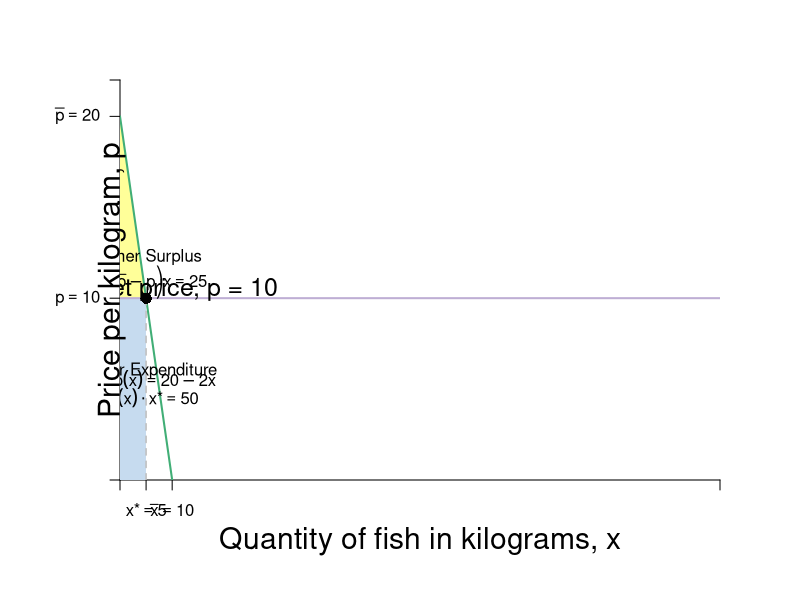

This chart was generated by the following R code:
require(shape)
pdf(file = "indmarketdemand/consumersurplus_jane.pdf", width = 9, height = 7)

#Set parameters for graphics
pointsize <- 1.8
axislabelsize <- 1.8
labelsize <- 1.5
namesize <- 1.8
annotatesize <- 1.5
graphlinewidth <- 2
segmentlinewidth <- 1.5


COL <- c("#7fc97f", "#beaed4", "#fdc086", "#ffff99", "#386cb0", "#f0027f", "#bf5b17", "#666666")
COLA <- c("#e0f3db", "#99d8c9","#66c2a4","#41ae76", "#238b45", "#005824")
COLB <- c("#c6dbef", "#4eb3d3", "#2b8cbe", "#0868ac","#084081")

par(mar =  c(6, 6, 4, 4))

mrsA <- function(x, rmax = 20, xmax = 10) {
  rmax - (rmax/xmax)*x
}

uA <- function(x, y, rmax = 20, xmax = 10) {
  y + rmax*x - (1/2)(rmax/xmax)*x^2
}

xlims <- c(0, 115)
ylims <- c(0, 22)

npts <- 501 
x <- seq(xlims[1], xlims[2], length.out = npts)
y <- seq(ylims[1], ylims[2], length.out = npts) 
a <- c(46.08, 55, 64)
b <- c(46.08, 55, 64)

plot(0, 0, xlim = xlims, ylim = ylims, type = "n",
     xlab = expression(paste("")),
     ylab = expression(paste("")), 
     xaxt = "n", 
     yaxt = "n", 
     cex.lab = axislabelsize, 
     bty = "n",
     xaxs="i", 
     yaxs="i")

# ticksy <- seq(from = 0, to = ylims[2], by = 2)
# ylabels <- seq(from = 0, to = ylims[2], by = 2)
# ticksx <- seq(from = 0, to = xlims[2], by = 2)
# xlabels <- seq(from = 0, to = xlims[2], by = 2)
ticksy <- c(0, 10, 20, ylims[2])
ylabels <- c(NA, expression(paste(p == 10)), expression(paste(bar(p) == 20)), NA)
ticksx <- c(0, 5, 10, xlims[2])
xlabels <- c(NA, expression(paste(x,"*") == 5), expression(paste(bar(x)==10)), NA)

axis(1, at = ticksx, pos = 0, labels = xlabels)
axis(2, at = ticksy, pos = 0, labels = ylabels, las = 1)

npts <- 500 
xx1 <- seq(xlims[1], xlims[2], length.out = npts)

#Polygon for CS
xpoly <- c(0, 5, 0)
ypoly <- c(10, 10, 20)
polygon(x = xpoly, y = ypoly, col = COL[4], density=NULL, border = NA)

#Polygon for CE
xpoly3 <- c(0, 5, 5, 0, 0)
ypoly3 <- c(0, 0, 10, 10, 0)
polygon(x = xpoly3, y = ypoly3, col = COLB[1], density=NULL, border = NA)


#Lines for mrs graph
lines(xx1, mrsA(xx1, rmax = 20, xmax = 10), col = COLA[4], lwd = graphlinewidth)

segments(0, 10, xlims[2], 10, lty = 1, col = COL[2] , lwd = graphlinewidth)
segments(5, 0, 5, 10, lty = 2, col = "gray" , lwd = segmentlinewidth)

#Label axes
mtext(expression(paste("Quantity of fish in kilograms, ", x)), side=1, line = 3, cex = axislabelsize)
text(-1.6, 0.5*ylims[2], expression(paste("Price per kilogram, ", p)), xpd = TRUE, cex = axislabelsize, srt = 90) 

points(5, 10, pch = 16, col = "black", cex = 1.5)
text(5.25, 10.5, expression(i))

#segments(4.11765, 6.17647, 5.88, 8.88, lty = 1, col = COL[2] , lwd = graphlinewidth)
text(9, 10.5, expression("Market price, p = 10"), cex = labelsize)
#text(7.3, 2.5, expression("Curve"))
#Arrows(7.3, 3.5, 7.3, 6.1, col = "black", lty = 1, lwd = 2, arr.type = "triangle", arr.lwd = 0.5)

#Label the iso-welfare functions for the HG, Aisha
# text(3.8, 1.5, expression(u[1]^A))
# text(4.6, 1.5, expression(u[2]^A))
# text(5.5, 1.5, expression(u[3]^A))
#text(6.6, 8.3, expression(u[4]^A))


#Label the indifference curves for the HG, Betty
# text(7.6, 17, expression(u[1]^B))
# text(6.75, 17, expression(u[2]^B))
# text(6, 17, expression(u[3]^B))
#text(3.4, 6.9, expression(v[4]^B))

#Label mrs function
text(8.6, 5.5, expression(paste(p(x) == 20 - 2*x)))
#Arrows(10, 7.5, 10, 5, col = "black", lty = 1, lwd = 2, arr.type = "triangle", arr.lwd = 0.5)

#Label satiation
#text(20, 3.5, expression(paste(x[max] == "Point")))
#text(20, 3, expression(paste("of Satiation")))
#Arrows(20, 2.5, 20, 0.5, col = "black", lty = 1, lwd = 2, arr.type = "triangle", arr.lwd = 0.5)

#Label highest willingness to pay
text(2.5, 12.25, expression("Consumer Surplus"))
text(2.5, 11, expression(paste(CS==frac(1, 2)*bgroup("(",bar(p) - p,")")*x, phantom()== 25)))
#text(3.5, 16, expression(paste(CS==frac(1, 2)*bgroup("(",20 - 10,")")*5, phantom()== 25)))
#Arrows(3.5, 15, 3.5, 12, col = "black", lty = 1, lwd = 2, arr.type = "triangle", arr.lwd = 0.5)

text(2.5, 6, expression("Consumer Expenditure"))
text(2.5, 4.5, expression(paste(CE==p(x)%.%x,"*", phantom() == 50)))


dev.off()
